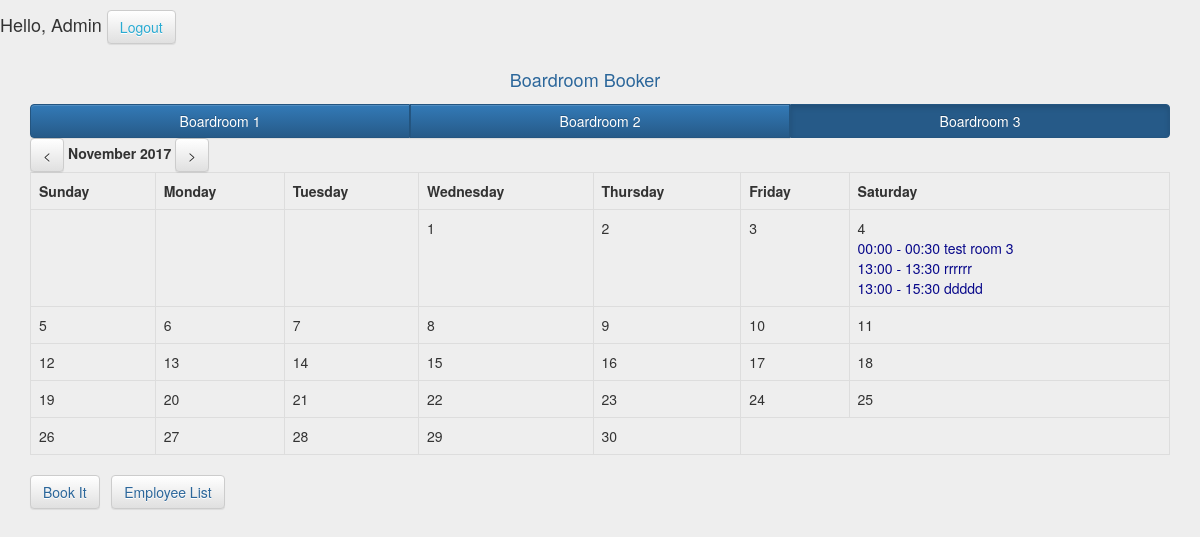
The page /index.php?room=3 (signed in) on the database its author committed.
### tables this page shows
CREATE TABLE `rooms` (
  `rooms_id` int(11) NOT NULL,
  `rooms_name` varchar(255) NOT NULL
);

CREATE TABLE `events` (
  `events_id` int(11) NOT NULL,
  `events_employer` int(11) NOT NULL,
  `events_start` datetime NOT NULL,
  `events_end` datetime NOT NULL,
  `events_description` text NOT NULL,
  `events_recurring` tinyint(1) NOT NULL DEFAULT '0',
  `events_specify` tinyint(1) NOT NULL DEFAULT '0',
  `events_duration` tinyint(1) NOT NULL DEFAULT '0',
  `events_parent` int(11) NOT NULL DEFAULT '0',
  `events_position` tinyint(1) NOT NULL DEFAULT '0',
  `events_room` int(11) NOT NULL DEFAULT '1',
  `events_created` datetime NOT NULL
);

### controllers/IndexController.php (called while the page is built, shortened)
<?php
class IndexController extends BaseController{
    public function index(){
        $d = (isset($_GET["d"])) ? $_GET["d"] : 0;
        $currentRoom = (!isset($_GET["room"])) ? 1 : $_GET["room"];
        $currentTimeStamp = (isset($_GET["d"])) ? strtotime("first day of".$d." month") : strtotime("now");
        $m = date("F", $currentTimeStamp);
        $y = date("Y", $currentTimeStamp);
        $allDays = date("t", $currentTimeStamp);
        $firstDay = date("w", strtotime($y."-".date("m", $currentTimeStamp)."-1"));
        $rooms = Rooms::model()->findAll();
        $events = Bookit::model()->findAll(
            [
                "events_room =" => $currentRoom,
                "events_start >=" => date("Y-m-01 00:00:00", $currentTimeStamp),
                "events_end <=" => date("Y-m-".$allDays." 00:00:00", $currentTimeStamp)
            ],
            [
                "events_start" => "asc"
            ]
        );
        $eventsArray = [];
        foreach($events as $event){
            $day = date("j", strtotime($event["events_start"]));
            $eventsArray[$day][] = $event;
        }
        $eventCreateSuccess = (isset($_SESSION["formMessages"])) ? $_SESSION["formMessages"] : "";
        $eventCreateError = (isset($_SESSION["formErrorMessages"])) ? $_SESSION["formErrorMessages"] : "";
        $params = array(
            "currentRoom" => $currentRoom,
            "currentUser" => $_SESSION['userId'],
            "currentRole" => $_SESSION["userRole"],
            "d" => $d,
            "currMonth" => $m,
            "currYear" => $y,
            "allDays" => $allDays,
            "firstDay" => $firstDay,
            "rooms" => $rooms,
            "events" => $eventsArray,
            "eventCreateSuccess" => $eventCreateSuccess,
            "eventCreateError" => $eventCreateError,
        );
        $this->render('index', $params);
    }
}

### index.php (called while the page is built, shortened)
<?php
include("config/config.php");
include("libraries/autoloader.php");
$app = new App($config);
$app->start();

### libraries/autoloader.php (called while the page is built, shortened)
<?php
if(!function_exists("LibLoader")){
    function LibLoader($class){
        $class = strtolower($class);
        $filePath = __DIR__."/".$class.".php";
    }
}
if(!function_exists("LibControllers")){
    function LibControllers($class){
        $class = ucfirst($class);
        $filePath = __DIR__."/../controllers/".$class.".php";
    }
}
if(!function_exists("LibModels")){
    function LibModels($class){
        $class = ucfirst($class);
        $filePath = __DIR__."/../models/".$class.".php";
    }
}

### models/Models.php (called while the page is built, shortened)
<?php
abstract class Models{
    protected $db;
    private static  $_models = [];
    public function __construct(){
        $this->db = App::$db;
    }
    public static function model($className = __CLASS__){
        if(isset(self::$_models[$className])){
            return self::$_models[$className];
        }else{
            self::$_models[$className] = new $className();
            return self::$_models[$className];
        }
    }
    public function findAll($params = [], $orders = []){
        $sql = "select * from ".$this->getTableName();
        $dbParams = [];
        $sth = $this->db->prepare($sql);
        $sth->execute($dbParams);
        return $sth->fetchAll(PDO::FETCH_ASSOC);
    }
}

### models/Rooms.php (called while the page is built)
<?php
class Rooms extends Models{
    public function getTableName(){
        return "rooms";
    }
    public static function model($className = __CLASS__){
        return parent::model($className);
    }
}

### models/Bookit.php (called while the page is built, shortened)
<?php
class Bookit extends Models{
    public function getTableName(){
        return "events";
    }
    public static function model($className = __CLASS__){
        return parent::model($className);
    }
    public function findAll($params = [], $orders = []){
        $sql = "select * from ".$this->getTableName();
        $dbParams = [];
        if(count($params) != 0){
            $where = " where ";
            $ind = 0;
            foreach ($params as $key => $val){
                if($ind != 0){
                    $where .= " and ";
                }
                $where .= $key . ' ? ';
                $dbParams[] = $val;
                $ind++;
            }
            $sql .= $where;
        }
        if(count($orders) != 0){
            $order = " order by ";
            $ind = 0;
            foreach ($orders as $key => $val){
                $order .= $key." ".$val;
            }
            $sql .= $order;
        }
        $sth = $this->db->prepare($sql);
        $sth->execute($dbParams);
        return $sth->fetchAll(PDO::FETCH_ASSOC);
    }
}

### views/index/index.php (the view, shortened to what this page needs)
<div id="mainDiv">
    <div class="container navbar-brand" style="text-align: center; color: #2b669a ">
            Boardroom Booker
    </div>
    <div id="mainFrameDiv" class="container">
        <div id="contentDiv">
            <div class="btn-group btn-group-justified">
                <? foreach ($rooms as $room) { ?>
                    <a href="index.php?room=<?= $room['rooms_id'] ?>"
                       class="btn btn-primary <?= ($room['rooms_id'] == $currentRoom) ? "active" : "" ?>"
                       style='width: 100%'><?= $room['rooms_name'] ?></a>&nbsp;&nbsp;
                <? } ?>
            </div>
            <div id="timeNavigationMenu">
                <a id="previousMonth" href="?c=index&a=index&room=<?= $currentRoom?>&d=<?= $d ?>&go=prev" class="btn btn-default"><</a>
                <label><?= $currMonth ?>
                    <?= $currYear ?></label>
                <a id="nextMonth" href="?c=index&a=index&room=<?= $currentRoom?>&d=<?= $d ?>&go=next" class="btn btn-default">></a>
            </div>
            <div id="calendarDiv">
                <table class="table table-bordered">
                    <tr>
                        <th>Sunday</th>
                        <th>Monday</th>
                        <th>Tuesday</th>
                        <th>Wednesday</th>
                        <th>Thursday</th>
                        <th>Friday</th>
                        <th>Saturday</th>
                    </tr>
                    <tr>
                        <?
                        $start = 0;
                        $i = 1;
                        while ($start < $allDays + $firstDay){
                        if ($start == 7 || $start == 14 || $start == 21 || $start == 28 || $start == 35){
                        ?>
                    </tr>
                    <tr>
                        <?
                        }
                        if ($start < $firstDay) {
                            ?>
                            <td>&nbsp;</td>
                            <?
                        } else {
                            ?>
                            <td>
                                <?= $i ?><br>
                                <?
                                if (isset($events[$i])) {
                                    foreach ($events[$i] as $event) {
                                        if ($currentUser == $event["events_employer"] || $currentRole == 1) {
                                            echo '<a href="javascript: void(0);" data-id="'.$event['events_id'].'" data-type="btnShowDetail">' . date("H:i", strtotime($event["events_start"])) . ' - ' . date("H:i", strtotime($event["events_end"])) . ' ' . $event["events_description"] . '</a><br>';
                                        } else {
                                            echo '<span>' . date("H:i", strtotime($event["events_start"])) . ' - ' . date("H:i", strtotime($event["events_end"])) . ' ' . $event["events_description"] . '</span><br>';
                                        }
                                    }
                                } ?>
                            </td>
                            <?
                            $i++;
                        }
                        $start++;
                        }
                        ?>
                    </tr>
                </table>
            </div>
        </div>
        <div id="menuDiv">
            <a href="index.php?c=bookit&a=index&room=<?= $currentRoom ?>" class="btn btn-default" style="color: #2b669a">Book It</a>&nbsp;&nbsp;
            <? if (App::checkAdmin()) { ?>
                <a href="index.php?c=employeelist&a=index" class="btn btn-default" style="color: #2b669a">Employee List</a>
            <? } ?>
        </div>
    </div>
</div>

### css/main.css (style rules this page uses)
body { background: #eee !important; }

### views/index/index.php (style rules this page uses)
a { color: #08088A; }

### rows shown on the page
rooms: $room['rooms_id'] 1 (drawn), rooms_name "Boardroom 1"
rooms: rooms_name "Boardroom 2"
rooms: rooms_name "Boardroom 3"
events: events_start "00:00", events_end "00:30", events_description "test room 3"
events: events_start "13:00", events_end "13:30", events_description "rrrrrr"
events: events_start "13:00", events_end "15:30", events_description "ddddd"

### other values the page prints
$_SESSION["authName"] "Admin"
$currMonth "November"
$currYear "2017"
